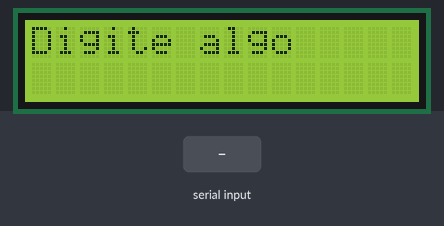
A sketch run on a simulated Arduino Uno, built with avr-gcc and run on an emulated ATmega328P. On the bench: 16×2 character LCD. The test bench sets the inputs (shaded band).

Above: at 1.2 s.
1.3 s: byte 30 received over Serial
At 1.9 s:
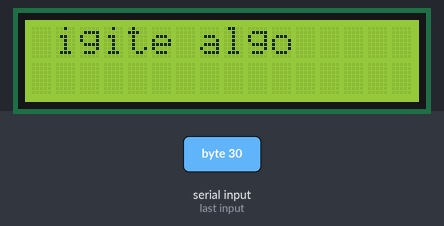
2.8 s: byte 90 received over Serial
At 4.0 s:
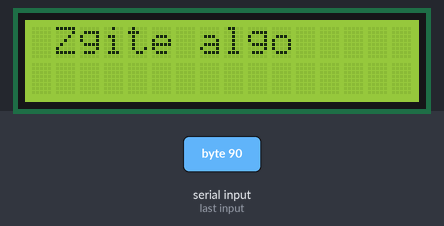
4.3 s: byte 120 received over Serial
At 5.3 s:
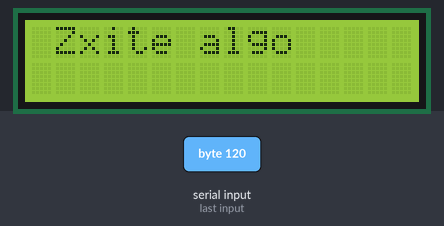
5.8 s: byte 30 received over Serial
At 6.5 s:
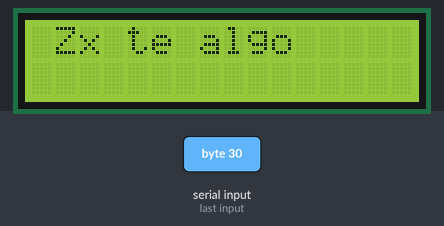
7.3 s: byte 90 received over Serial
At 7.6 s:
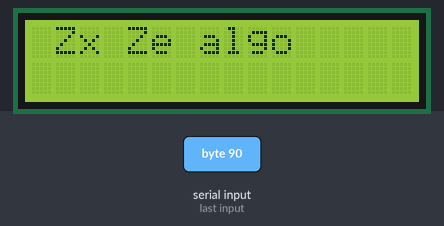
8.8 s: byte 120 received over Serial
At 10.0 s:
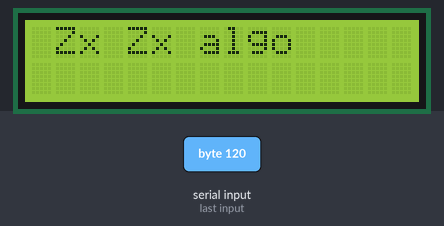
Timing chart, 0 to 11.3 s (numbered marks = the images above; inputs shaded):
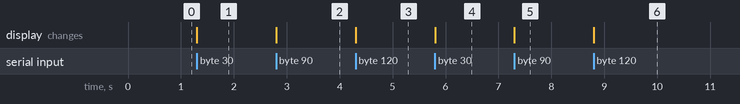

The sketch:

LigaTelaMandaComandosParaEscrever.ino
```cpp
//Liga a tela e escreve utilizando comandos

#include <LiquidCrystal.h>
LiquidCrystal lcd(12, 11, 5, 4, 3, 2);
int incomingByte, x, y;

void setup() {
  lcd.begin(16, 2);
  Serial.begin(9600);
  lcd.setCursor(0,0); //primeira linha
  lcd.print("Digite algo");
  lcd.setCursor(0,0);
}

void loop() {
  if (Serial.available() > 0) {
    incomingByte = Serial.read();
    lcd.print(char(incomingByte));
    x = x + 1;
    y = y + 1;
    if(x > 15){
      lcd.setCursor(0,2);
      x = 0;
    }
    if(y > 31){
      lcd.setCursor(0,0);
      y = 0;
      x = 0;
    }
  }
}
```

Measured:
- after the input at 1.3 s, the display: changes at once (image 1)
- after the input at 2.8 s, the display: changes at once (image 2)
- after the input at 4.3 s, the display: changes at once (image 3)
- after the input at 5.8 s, the display: changes at once (image 4)
- after the input at 7.3 s, the display: changes at once (image 5)
- after the input at 8.8 s, the display: changes at once (image 6)
